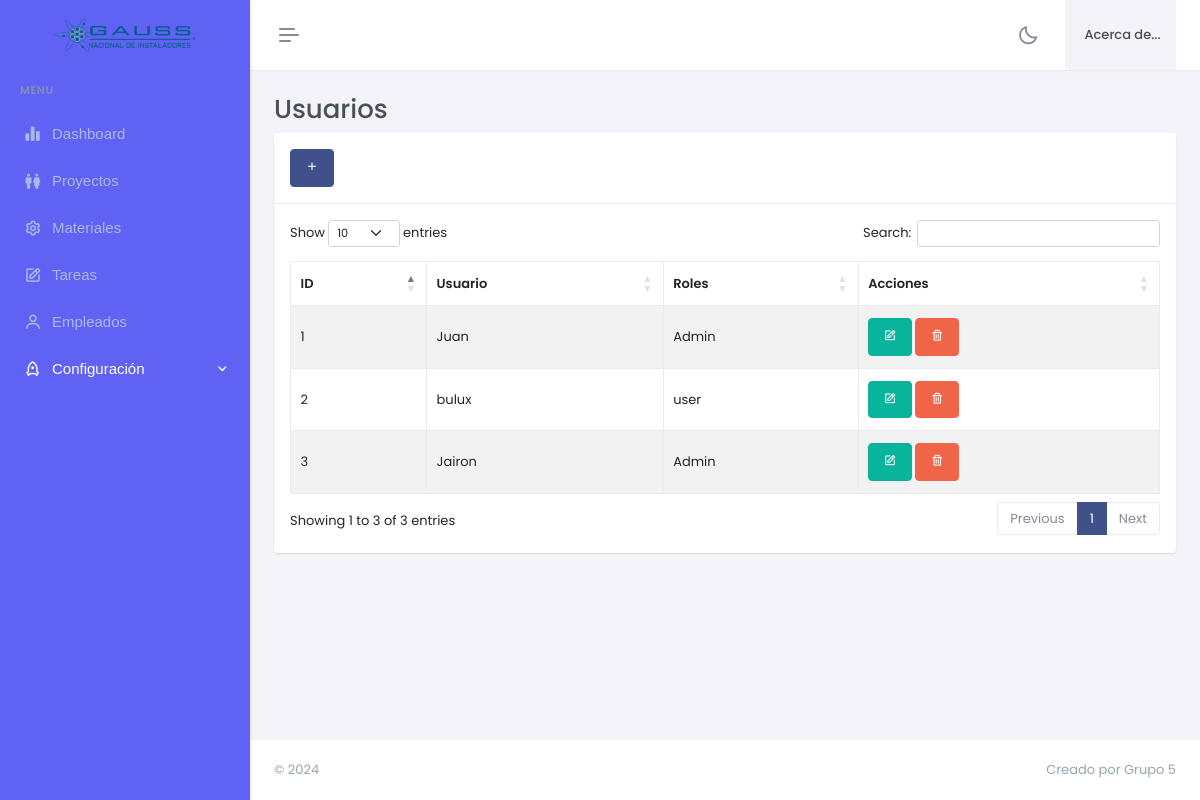
The app's page /usuarios.php with its own data.
### tables this page shows
CREATE TABLE `users` (
  `id` int NOT NULL,
  `username` varchar(50) NOT NULL,
  `password` varchar(50) NOT NULL,
  `user_type` varchar(50) DEFAULT NULL
);

CREATE TABLE `user_type` (
  `id` int NOT NULL,
  `nombre` varchar(50) NOT NULL
);

### usuarios.php (the view, shortened to what this page needs)
<?php
include 'assets/conn.php';
include 'assets/header.php';
?>
<div id="layout-wrapper">
    <?php include 'assets/menubar.php'; ?>
    <div class="main-content">
        <div class="page-content">
            <div class="container-fluid">
                <div class="row">
                    <div class="col-lg-12">
                        <h2>Usuarios</h2>
                        <div class="card">
                            <div class="card-header d-flex align-items-center">
                                <div>
                                    <a href="#addnew" data-bs-toggle="modal" class="btn btn-primary"><i class="bx bx-plus"></i></a>
                                </div>
                            </div>
                            <div class="card-body">
                                <table id="example" class="table table-bordered dt-responsive nowrap table-striped align-middle" style="width:100%">
                                    <thead>
                                        <tr>
                                            <th>ID</th>
                                            <th>Usuario</th>
                                            <th>Roles</th>
                                            <th>Acciones</th>
                                        </tr>
                                    </thead>
                                    <tbody>
                                    <?php
            $sql = "
                SELECT users.*, user_type.nombre AS user_type_name
                FROM users
                JOIN user_type ON users.user_type = user_type.id
            ";
            $query = $conn->query($sql);
            while ($row = $query->fetch_assoc()) {
                echo "
                    <tr>
                        <td>" . $row['id'] . "</td>
                        <td>" . $row['username'] . "</td>
                        <td>" . $row['user_type_name'] . "</td>
                        <td>
                            <button class='btn btn-success waves-effect waves-light edit' data-id='" . $row['id'] . "'><i class='bx bx-edit'></i> </button>
                            <button class='btn btn-danger delete' data-id='" . $row['id'] . "'><i class='bx bx-trash'></i> </button>
                        </td>
                    </tr>
                ";
            }
            ?>
                                    </tbody>
                                </table>
                            </div>
                        </div>
                    </div>
                </div>
            </div>
        </div>
    </div>
</div>
<?php include 'assets/footer.php'; ?>

### records on screen
users: id "1", username "Juan", user_type.nombre "Admin"
users: id "2", username "bulux", user_type.nombre "user"
users: id "3", username "Jairon", user_type.nombre "Admin"
